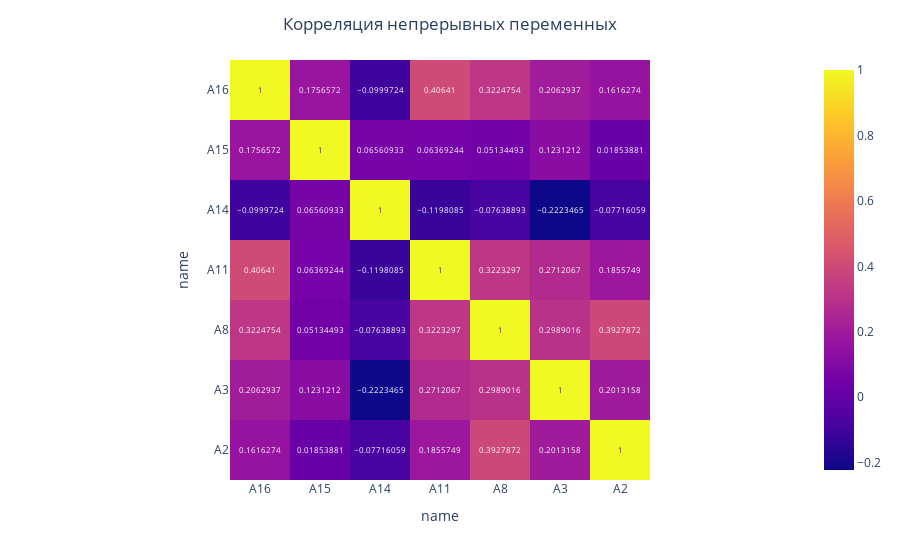

Notebook cell for this chart:
### Code cell
warnings.filterwarnings("ignore")
fig_cor = px.imshow(df.corr(), text_auto=True)
fig_cor.update_layout(
     title={
        "text": "Корреляция непрерывных переменных",
        "x": 0.5
    },

)
fig_cor.show()
warnings.filterwarnings("default")

### Figure 1 — Plotly figure (JSON) as saved in the notebook; plotly's stock layout.template omitted (floating-point values rounded to 4 significant figures)
{"data": [{"coloraxis": "coloraxis", "hovertemplate": "name: %{x}<br>name: %{y}<br>color: %{z}<extra></extra>", "name": "0", "texttemplate": "%{z}", "type": "heatmap", "x": ["A16", "A15", "A14", "A11", "A8", "A3", "A2"], "xaxis": "x", "y": ["A16", "A15", "A14", "A11", "A8", "A3", "A2"], "yaxis": "y", "z": [[1, 0.1757, -0.09997, 0.4064, 0.3225, 0.2063, 0.1616], [0.1757, 1, 0.06561, 0.06369, 0.05134, 0.1231, 0.01854], [-0.09997, 0.06561, 1, -0.1198, -0.07639, -0.2223, -0.07716], [0.4064, 0.06369, -0.1198, 1, 0.3223, 0.2712, 0.1856], [0.3225, 0.05134, -0.07639, 0.3223, 1, 0.2989, 0.3928], [0.2063, 0.1231, -0.2223, 0.2712, 0.2989, 1, 0.2013], [0.1616, 0.01854, -0.07716, 0.1856, 0.3928, 0.2013, 1]]}], "layout": {"coloraxis": {"colorscale": [[0, "#0d0887"], [0.1111, "#46039f"], [0.2222, "#7201a8"], [0.3333, "#9c179e"], [0.4444, "#bd3786"], [0.5556, "#d8576b"], [0.6667, "#ed7953"], [0.7778, "#fb9f3a"], [0.8889, "#fdca26"], [1, "#f0f921"]]}, "margin": {"t": 60}, "title": {"text": "Корреляция непрерывных переменных", "x": 0.5}, "xaxis": {"anchor": "y", "constrain": "domain", "domain": [0, 1], "scaleanchor": "y", "title": {"text": "name"}}, "yaxis": {"anchor": "x", "autorange": "reversed", "constrain": "domain", "domain": [0, 1], "title": {"text": "name"}}}}
